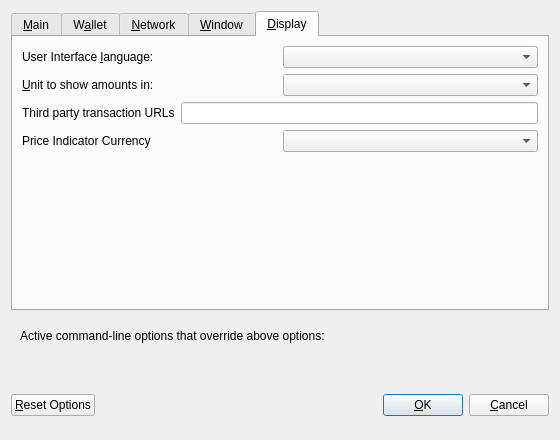
<?xml version="1.0" encoding="UTF-8"?>
<ui version="4.0">
 <class>OptionsDialog</class>
 <widget class="QDialog" name="OptionsDialog">
  <property name="geometry">
   <rect>
    <x>0</x>
    <y>0</y>
    <width>560</width>
    <height>440</height>
   </rect>
  </property>
  <property name="windowTitle">
   <string>Options</string>
  </property>
  <property name="modal">
   <bool>true</bool>
  </property>
  <layout class="QVBoxLayout" name="verticalLayout">
   <item>
    <widget class="QTabWidget" name="tabWidget">
     <property name="currentIndex">
      <number>4</number>
     </property>
     <widget class="QWidget" name="tabMain">
      <attribute name="title">
       <string>&amp;Main</string>
      </attribute>
      <layout class="QVBoxLayout" name="verticalLayout_Main">
       <item>
        <widget class="QCheckBox" name="bitcoinAtStartup">
         <property name="toolTip">
          <string>Automatically start %1 after logging in to the system.</string>
         </property>
         <property name="text">
          <string>&amp;Start %1 on system login</string>
         </property>
        </widget>
       </item>
       <item>
        <layout class="QHBoxLayout" name="horizontalLayout_2_Main">
         <item>
          <widget class="QLabel" name="databaseCacheLabel">
           <property name="text">
            <string>Size of &amp;database cache</string>
           </property>
           <property name="textFormat">
            <enum>Qt::PlainText</enum>
           </property>
           <property name="buddy">
            <cstring>databaseCache</cstring>
           </property>
          </widget>
         </item>
         <item>
          <widget class="QSpinBox" name="databaseCache"/>
         </item>
         <item>
          <widget class="QLabel" name="databaseCacheUnitLabel">
           <property name="text">
            <string>MB</string>
           </property>
           <property name="textFormat">
            <enum>Qt::PlainText</enum>
           </property>
          </widget>
         </item>
         <item>
          <spacer name="horizontalSpacer_2_Main">
           <property name="orientation">
            <enum>Qt::Horizontal</enum>
           </property>
           <property name="sizeHint" stdset="0">
            <size>
             <width>40</width>
             <height>20</height>
            </size>
           </property>
          </spacer>
         </item>
        </layout>
       </item>
       <item>
        <layout class="QHBoxLayout" name="horizontalLayout_3_Main">
         <item>
          <widget class="QLabel" name="threadsScriptVerifLabel">
           <property name="text">
            <string>Number of script &amp;verification threads</string>
           </property>
           <property name="textFormat">
            <enum>Qt::PlainText</enum>
           </property>
           <property name="buddy">
            <cstring>threadsScriptVerif</cstring>
           </property>
          </widget>
         </item>
         <item>
          <widget class="QSpinBox" name="threadsScriptVerif">
           <property name="toolTip">
            <string>(0 = auto, &lt;0 = leave that many cores free)</string>
           </property>
          </widget>
         </item>
         <item>
          <spacer name="horizontalSpacer_3_Main">
           <property name="orientation">
            <enum>Qt::Horizontal</enum>
           </property>
           <property name="sizeHint" stdset="0">
            <size>
             <width>40</width>
             <height>20</height>
            </size>
           </property>
          </spacer>
         </item>
        </layout>
       </item>
       <item>
        <spacer name="verticalSpacer_Main">
         <property name="orientation">
          <enum>Qt::Vertical</enum>
         </property>
         <property name="sizeHint" stdset="0">
          <size>
           <width>20</width>
           <height>40</height>
          </size>
         </property>
        </spacer>
       </item>
      </layout>
     </widget>
     <widget class="QWidget" name="tabWallet">
      <attribute name="title">
       <string>W&amp;allet</string>
      </attribute>
      <layout class="QVBoxLayout" name="verticalLayout_Wallet">
       <item>
        <widget class="QGroupBox" name="groupBox">
         <property name="title">
          <string>Expert</string>
         </property>
         <layout class="QVBoxLayout" name="verticalLayout_2">
          <item>
           <widget class="QCheckBox" name="coinControlFeatures">
            <property name="toolTip">
             <string>Whether to show coin control features or not.</string>
            </property>
            <property name="text">
             <string>Enable coin &amp;control features</string>
            </property>
           </widget>
          </item>
          <item>
           <widget class="QCheckBox" name="spendZeroConfChange">
            <property name="toolTip">
             <string>If you disable the spending of unconfirmed change, the change from a transaction cannot be used until that transaction has at least one confirmation. This also affects how your balance is computed.</string>
            </property>
            <property name="text">
             <string>&amp;Spend unconfirmed change</string>
            </property>
           </widget>
          </item>
         </layout>
        </widget>
       </item>
       <item>
        <spacer name="verticalSpacer_Wallet">
         <property name="orientation">
          <enum>Qt::Vertical</enum>
         </property>
         <property name="sizeHint" stdset="0">
          <size>
           <width>20</width>
           <height>40</height>
          </size>
         </property>
        </spacer>
       </item>
      </layout>
     </widget>
     <widget class="QWidget" name="tabNetwork">
      <attribute name="title">
       <string>&amp;Network</string>
      </attribute>
      <layout class="QVBoxLayout" name="verticalLayout_Network">
       <item>
        <widget class="QCheckBox" name="mapPortUpnp">
         <property name="toolTip">
          <string>Automatically open the Bitcoin client port on the router. This only works when your router supports UPnP and it is enabled.</string>
         </property>
         <property name="text">
          <string>Map port using &amp;UPnP</string>
         </property>
        </widget>
       </item>
       <item>
        <widget class="QCheckBox" name="allowIncoming">
         <property name="toolTip">
          <string>Accept connections from outside</string>
         </property>
         <property name="text">
          <string>Allow incoming connections</string>
         </property>
        </widget>
       </item>
       <item>
        <widget class="QCheckBox" name="connectSocks">
         <property name="toolTip">
          <string>Connect to the Bitcoin network through a SOCKS5 proxy.</string>
         </property>
         <property name="text">
          <string>&amp;Connect through SOCKS5 proxy (default proxy):</string>
         </property>
        </widget>
       </item>
       <item>
        <layout class="QHBoxLayout" name="horizontalLayout_1_Network">
         <item>
          <widget class="QLabel" name="proxyIpLabel">
           <property name="text">
            <string>Proxy &amp;IP:</string>
           </property>
           <property name="textFormat">
            <enum>Qt::PlainText</enum>
           </property>
           <property name="buddy">
            <cstring>proxyIp</cstring>
           </property>
          </widget>
         </item>
         <item>
          <widget class="QValidatedLineEdit" name="proxyIp">
           <property name="minimumSize">
            <size>
             <width>140</width>
             <height>0</height>
            </size>
           </property>
           <property name="maximumSize">
            <size>
             <width>140</width>
             <height>16777215</height>
            </size>
           </property>
           <property name="toolTip">
            <string>IP address of the proxy (e.g. IPv4: 127.0.0.1 / IPv6: ::1)</string>
           </property>
          </widget>
         </item>
         <item>
          <widget class="QLabel" name="proxyPortLabel">
           <property name="text">
            <string>&amp;Port:</string>
           </property>
           <property name="textFormat">
            <enum>Qt::PlainText</enum>
           </property>
           <property name="buddy">
            <cstring>proxyPort</cstring>
           </property>
          </widget>
         </item>
         <item>
          <widget class="QLineEdit" name="proxyPort">
           <property name="minimumSize">
            <size>
             <width>55</width>
             <height>0</height>
            </size>
           </property>
           <property name="maximumSize">
            <size>
             <width>55</width>
             <height>16777215</height>
            </size>
           </property>
           <property name="toolTip">
            <string>Port of the proxy (e.g. 9050)</string>
           </property>
          </widget>
         </item>
         <item>
          <spacer name="horizontalSpacer_1_Network">
           <property name="orientation">
            <enum>Qt::Horizontal</enum>
           </property>
           <property name="sizeHint" stdset="0">
            <size>
             <width>40</width>
             <height>20</height>
            </size>
           </property>
          </spacer>
         </item>
        </layout>
       </item>
       <item>
        <layout class="QHBoxLayout" name="horizontalLayout_2_Network">
         <item>
          <widget class="QLabel" name="proxyActiveNets">
           <property name="text">
            <string>Used for reaching peers via:</string>
           </property>
           <property name="textFormat">
            <enum>Qt::PlainText</enum>
           </property>
          </widget>
         </item>
         <item>
          <widget class="QCheckBox" name="proxyReachIPv4">
           <property name="enabled">
            <bool>false</bool>
           </property>
           <property name="toolTip">
            <string>Shows, if the supplied default SOCKS5 proxy is used to reach peers via this network type.</string>
           </property>
           <property name="text">
            <string/>
           </property>
          </widget>
         </item>
         <item>
          <widget class="QLabel" name="proxyReachIPv4Label">
           <property name="text">
            <string>IPv4</string>
           </property>
           <property name="textFormat">
            <enum>Qt::PlainText</enum>
           </property>
          </widget>
         </item>
         <item>
          <widget class="QCheckBox" name="proxyReachIPv6">
           <property name="enabled">
            <bool>false</bool>
           </property>
           <property name="toolTip">
            <string>Shows, if the supplied default SOCKS5 proxy is used to reach peers via this network type.</string>
           </property>
           <property name="text">
            <string/>
           </property>
          </widget>
         </item>
         <item>
          <widget class="QLabel" name="proxyReachIPv6Label">
           <property name="text">
            <string>IPv6</string>
           </property>
           <property name="textFormat">
            <enum>Qt::PlainText</enum>
           </property>
          </widget>
         </item>
         <item>
          <widget class="QCheckBox" name="proxyReachTor">
           <property name="enabled">
            <bool>false</bool>
           </property>
           <property name="toolTip">
            <string>Shows, if the supplied default SOCKS5 proxy is used to reach peers via this network type.</string>
           </property>
           <property name="text">
            <string/>
           </property>
          </widget>
         </item>
         <item>
          <widget class="QLabel" name="proxyReachTorLabel">
           <property name="text">
            <string>Tor</string>
           </property>
           <property name="textFormat">
            <enum>Qt::PlainText</enum>
           </property>
          </widget>
         </item>
         <item>
          <spacer name="horizontalSpacer_2_Network">
           <property name="orientation">
            <enum>Qt::Horizontal</enum>
           </property>
           <property name="sizeHint" stdset="0">
            <size>
             <width>40</width>
             <height>20</height>
            </size>
           </property>
          </spacer>
         </item>
        </layout>
       </item>
       <item>
        <widget class="QCheckBox" name="connectSocksTor">
         <property name="toolTip">
          <string>Connect to the Bitcoin network through a separate SOCKS5 proxy for Tor hidden services.</string>
         </property>
         <property name="text">
          <string>Use separate SOCKS5 proxy to reach peers via Tor hidden services:</string>
         </property>
        </widget>
       </item>
       <item>
        <layout class="QHBoxLayout" name="horizontalLayout_3_Network">
         <item>
          <widget class="QLabel" name="proxyIpTorLabel">
           <property name="text">
            <string>Proxy &amp;IP:</string>
           </property>
           <property name="textFormat">
            <enum>Qt::PlainText</enum>
           </property>
           <property name="buddy">
            <cstring>proxyIpTor</cstring>
           </property>
          </widget>
         </item>
         <item>
          <widget class="QValidatedLineEdit" name="proxyIpTor">
           <property name="minimumSize">
            <size>
             <width>140</width>
             <height>0</height>
            </size>
           </property>
           <property name="maximumSize">
            <size>
             <width>140</width>
             <height>16777215</height>
            </size>
           </property>
           <property name="toolTip">
            <string>IP address of the proxy (e.g. IPv4: 127.0.0.1 / IPv6: ::1)</string>
           </property>
          </widget>
         </item>
         <item>
          <widget class="QLabel" name="proxyPortTorLabel">
           <property name="text">
            <string>&amp;Port:</string>
           </property>
           <property name="textFormat">
            <enum>Qt::PlainText</enum>
           </property>
           <property name="buddy">
            <cstring>proxyPortTor</cstring>
           </property>
          </widget>
         </item>
         <item>
          <widget class="QLineEdit" name="proxyPortTor">
           <property name="minimumSize">
            <size>
             <width>55</width>
             <height>0</height>
            </size>
           </property>
           <property name="maximumSize">
            <size>
             <width>55</width>
             <height>16777215</height>
            </size>
           </property>
           <property name="toolTip">
            <string>Port of the proxy (e.g. 9050)</string>
           </property>
          </widget>
         </item>
         <item>
          <spacer name="horizontalSpacer_4_Network">
           <property name="orientation">
            <enum>Qt::Horizontal</enum>
           </property>
           <property name="sizeHint" stdset="0">
            <size>
             <width>40</width>
             <height>20</height>
            </size>
           </property>
          </spacer>
         </item>
        </layout>
       </item>
       <item>
        <spacer name="verticalSpacer_Network">
         <property name="orientation">
          <enum>Qt::Vertical</enum>
         </property>
         <property name="sizeHint" stdset="0">
          <size>
           <width>20</width>
           <height>40</height>
          </size>
         </property>
        </spacer>
       </item>
      </layout>
     </widget>
     <widget class="QWidget" name="tabWindow">
      <attribute name="title">
       <string>&amp;Window</string>
      </attribute>
      <layout class="QVBoxLayout" name="verticalLayout_Window">
       <item>
        <widget class="QCheckBox" name="hideTrayIcon">
         <property name="toolTip">
          <string>&amp;Hide the icon from the system tray.</string>
         </property>
         <property name="text">
          <string>Hide tray icon</string>
         </property>
        </widget>
       </item>
       <item>
        <widget class="QCheckBox" name="minimizeToTray">
         <property name="toolTip">
          <string>Show only a tray icon after minimizing the window.</string>
         </property>
         <property name="text">
          <string>&amp;Minimize to the tray instead of the taskbar</string>
         </property>
        </widget>
       </item>
       <item>
        <widget class="QCheckBox" name="minimizeOnClose">
         <property name="toolTip">
          <string>Minimize instead of exit the application when the window is closed. When this option is enabled, the application will be closed only after selecting Exit in the menu.</string>
         </property>
         <property name="text">
          <string>M&amp;inimize on close</string>
         </property>
        </widget>
       </item>
       <item>
        <spacer name="verticalSpacer_Window">
         <property name="orientation">
          <enum>Qt::Vertical</enum>
         </property>
         <property name="sizeHint" stdset="0">
          <size>
           <width>20</width>
           <height>40</height>
          </size>
         </property>
        </spacer>
       </item>
      </layout>
     </widget>
     <widget class="QWidget" name="tabDisplay">
      <attribute name="title">
       <string>&amp;Display</string>
      </attribute>
      <layout class="QVBoxLayout" name="verticalLayout_Display">
       <item>
        <layout class="QHBoxLayout" name="horizontalLayout_1_Display">
         <item>
          <widget class="QLabel" name="langLabel">
           <property name="text">
            <string>User Interface &amp;language:</string>
           </property>
           <property name="textFormat">
            <enum>Qt::PlainText</enum>
           </property>
           <property name="buddy">
            <cstring>lang</cstring>
           </property>
          </widget>
         </item>
         <item>
          <widget class="QValueComboBox" name="lang">
           <property name="toolTip">
            <string>The user interface language can be set here. This setting will take effect after restarting %1.</string>
           </property>
          </widget>
         </item>
        </layout>
       </item>
       <item>
        <layout class="QHBoxLayout" name="horizontalLayout_2_Display">
         <item>
          <widget class="QLabel" name="unitLabel">
           <property name="text">
            <string>&amp;Unit to show amounts in:</string>
           </property>
           <property name="textFormat">
            <enum>Qt::PlainText</enum>
           </property>
           <property name="buddy">
            <cstring>unit</cstring>
           </property>
          </widget>
         </item>
         <item>
          <widget class="QValueComboBox" name="unit">
           <property name="toolTip">
            <string>Choose the default subdivision unit to show in the interface and when sending coins.</string>
           </property>
          </widget>
         </item>
        </layout>
       </item>
       <item>
        <layout class="QHBoxLayout" name="horizontalLayout_3_Display">
         <item>
          <widget class="QLabel" name="thirdPartyTxUrlsLabel">
           <property name="toolTip">
            <string>Third party URLs (e.g. a block explorer) that appear in the transactions tab as context menu items. %s in the URL is replaced by transaction hash. Multiple URLs are separated by vertical bar |.</string>
           </property>
           <property name="text">
            <string>Third party transaction URLs</string>
           </property>
           <property name="buddy">
            <cstring>thirdPartyTxUrls</cstring>
           </property>
          </widget>
         </item>
         <item>
          <widget class="QLineEdit" name="thirdPartyTxUrls">
           <property name="toolTip">
            <string>Third party URLs (e.g. a block explorer) that appear in the transactions tab as context menu items. %s in the URL is replaced by transaction hash. Multiple URLs are separated by vertical bar |.</string>
           </property>
          </widget>
         </item>
        </layout>
       </item>
       <item>
        <layout class="QHBoxLayout" name="horizontalLayout">
         <property name="bottomMargin">
          <number>10</number>
         </property>
         <item>
          <widget class="QLabel" name="currencyLabel">
           <property name="text">
            <string>Price Indicator Currency</string>
           </property>
          </widget>
         </item>
         <item>
          <widget class="QValueComboBox" name="currency"/>
         </item>
        </layout>
       </item>
       <item>
        <spacer name="verticalSpacer_Display">
         <property name="orientation">
          <enum>Qt::Vertical</enum>
         </property>
         <property name="sizeHint" stdset="0">
          <size>
           <width>20</width>
           <height>40</height>
          </size>
         </property>
        </spacer>
       </item>
      </layout>
     </widget>
    </widget>
   </item>
   <item>
    <widget class="QFrame" name="frame">
     <layout class="QVBoxLayout" name="verticalLayout_Bottom">
      <item>
       <layout class="QHBoxLayout" name="horizontalLayout_Bottom">
        <item>
         <widget class="QLabel" name="overriddenByCommandLineInfoLabel">
          <property name="text">
           <string>Active command-line options that override above options:</string>
          </property>
          <property name="textFormat">
           <enum>Qt::PlainText</enum>
          </property>
         </widget>
        </item>
        <item>
         <spacer name="horizontalSpacer_Bottom">
          <property name="orientation">
           <enum>Qt::Horizontal</enum>
          </property>
          <property name="sizeHint" stdset="0">
           <size>
            <width>40</width>
            <height>20</height>
           </size>
          </property>
         </spacer>
        </item>
       </layout>
      </item>
      <item>
       <widget class="QLabel" name="overriddenByCommandLineLabel">
        <property name="text">
         <string/>
        </property>
        <property name="textFormat">
         <enum>Qt::PlainText</enum>
        </property>
        <property name="wordWrap">
         <bool>true</bool>
        </property>
       </widget>
      </item>
     </layout>
    </widget>
   </item>
   <item>
    <layout class="QHBoxLayout" name="horizontalLayout_Buttons">
     <item>
      <widget class="QPushButton" name="resetButton">
       <property name="toolTip">
        <string>Reset all client options to default.</string>
       </property>
       <property name="text">
        <string>&amp;Reset Options</string>
       </property>
       <property name="autoDefault">
        <bool>false</bool>
       </property>
      </widget>
     </item>
     <item>
      <spacer name="horizontalSpacer_1">
       <property name="orientation">
        <enum>Qt::Horizontal</enum>
       </property>
       <property name="sizeHint" stdset="0">
        <size>
         <width>40</width>
         <height>48</height>
        </size>
       </property>
      </spacer>
     </item>
     <item>
      <widget class="QLabel" name="statusLabel">
       <property name="minimumSize">
        <size>
         <width>200</width>
         <height>0</height>
        </size>
       </property>
       <property name="font">
        <font>
         <weight>75</weight>
         <bold>true</bold>
        </font>
       </property>
       <property name="text">
        <string/>
       </property>
       <property name="textFormat">
        <enum>Qt::PlainText</enum>
       </property>
       <property name="wordWrap">
        <bool>true</bool>
       </property>
      </widget>
     </item>
     <item>
      <spacer name="horizontalSpacer_2">
       <property name="orientation">
        <enum>Qt::Horizontal</enum>
       </property>
       <property name="sizeHint" stdset="0">
        <size>
         <width>40</width>
         <height>48</height>
        </size>
       </property>
      </spacer>
     </item>
     <item>
      <widget class="QPushButton" name="okButton">
       <property name="text">
        <string>&amp;OK</string>
       </property>
       <property name="autoDefault">
        <bool>false</bool>
       </property>
       <property name="default">
        <bool>true</bool>
       </property>
      </widget>
     </item>
     <item>
      <widget class="QPushButton" name="cancelButton">
       <property name="text">
        <string>&amp;Cancel</string>
       </property>
       <property name="autoDefault">
        <bool>false</bool>
       </property>
      </widget>
     </item>
    </layout>
   </item>
  </layout>
 </widget>
 <customwidgets>
  <customwidget>
   <class>QValidatedLineEdit</class>
   <extends>QLineEdit</extends>
   <header>qvalidatedlineedit.h</header>
  </customwidget>
  <customwidget>
   <class>QValueComboBox</class>
   <extends>QComboBox</extends>
   <header>qvaluecombobox.h</header>
  </customwidget>
 </customwidgets>
 <resources/>
 <connections/>
</ui>
